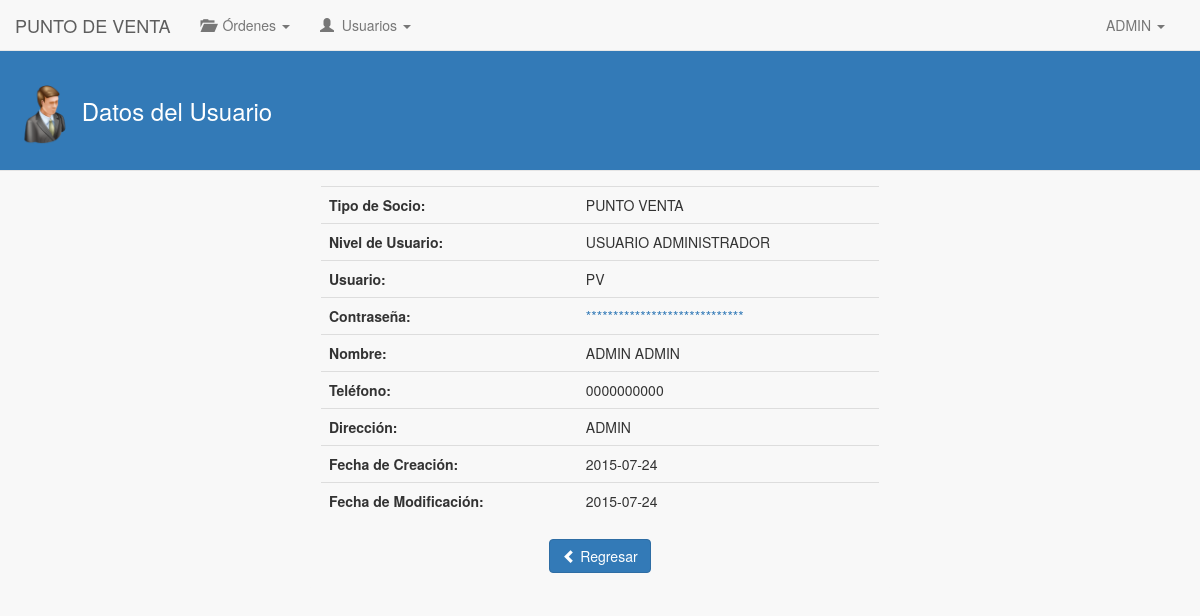
The page /puntoVenta/datosUsuario/index.php (signed in) on the database as committed earlier.
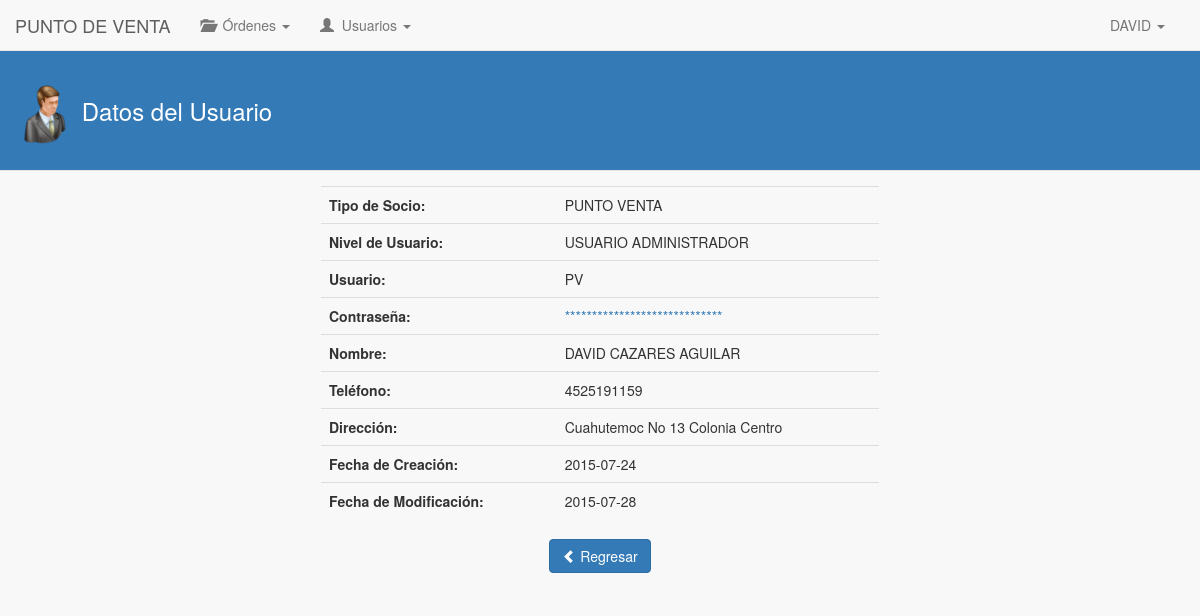
The same page on the database as committed later.
### tables this page shows
CREATE TABLE IF NOT EXISTS `usuario_punto_venta` (
  `id_usuario_pv` int(11) NOT NULL AUTO_INCREMENT,
  `nombre_usuario_pv` varchar(45) NOT NULL,
  `apellidos_usuario_pv` varchar(45) NOT NULL,
  `telefono_usuario_pv` varchar(45) NOT NULL,
  `direccion_usuario_pv` varchar(45) NOT NULL,
  `id_usuario_fk` int(11) NOT NULL,
  `id_punto_venta_fk` int(11) NOT NULL,
  PRIMARY KEY (`id_usuario_pv`),
  KEY `id_usuario_fk_idx` (`id_usuario_fk`),
  KEY `id_usuario_punto_venta_idx` (`id_punto_venta_fk`)
);

CREATE TABLE IF NOT EXISTS `usuarios` (
  `id_usuario` int(11) NOT NULL AUTO_INCREMENT,
  `nombre_usuario` varchar(100) NOT NULL,
  `contrasena_usuario` varchar(45) NOT NULL,
  `tipo_socio_usuario` int(11) NOT NULL,
  `nivel_autorizacion_usuario` int(11) NOT NULL,
  `fecha_creacion_usuario` date NOT NULL,
  `fecha_modificacion_usuario` date NOT NULL,
  `estado_usuario` int(11) NOT NULL,
  PRIMARY KEY (`id_usuario`),
  UNIQUE KEY `nombre_usuario` (`nombre_usuario`)
);

### puntoVenta/datosUsuario/index.php (the view, shortened to what this page needs)
<!DOCTYPE html>
<html>
	<head>
		<link rel="stylesheet" type="text/css" href="../../lib/bootstrap-3.3.5/css/bootstrap.min.css">
		<link rel="stylesheet" type="text/css" href="../../css/estilos.css">
	</head>
	<body>
		<?php
			include('../mod/navbar.php');
		?>
		<div class="contenido-general">
			<div class="modal-header">
        		<h3 class="titulo-header">
        			<img class="img-header" src="../../img/login.png"> Datos del Usuario
        		</h3>
      		</div>
			<div class="contenido-general-2">
				<div class="div-contenedor-form">
					<form class="form-horizontal" role="form" method="post" action="../mod/editar_usuario.php">
			      		<div>
			      			<?php
			      				$consulta = "SELECT usudist.nombre_usuario_pv, usudist.apellidos_usuario_pv, usus.nivel_autorizacion_usuario, usus.fecha_creacion_usuario, usus.fecha_modificacion_usuario, usudist.direccion_usuario_pv, usudist.telefono_usuario_pv FROM usuarios AS usus, usuario_punto_venta AS usudist WHERE usudist.id_usuario_fk = usus.id_usuario AND usus.id_usuario = ".$_SESSION['id_usuario'];
			      				$resultado = mysql_query($consulta);
			      				$row = mysql_fetch_array($resultado);
			      			?>
					      	<div class="modal-body">
					      		<table class="table">
					      			<tbody>
					      				<tr>
					      					<td><strong>Tipo de Socio:</strong></td>
					      					<td>PUNTO VENTA</td>
					      				</tr>
					      				<tr>
					      					<td><strong>Nivel de Usuario:</strong></td>
					      					<td>
					      						<?php
					      							if($row['nivel_autorizacion_usuario'] == 1)
					      								echo "USUARIO ADMINISTRADOR";
					      							else
					      								echo "USUARIO NORMAL";
					      						?>
					      					</td>
					      				</tr>
					      				<tr>
					      					<td><strong>Usuario:</strong></td>
					      					<td><?php echo $_SESSION['nombre_usuario']; ?> </td>
					      				</tr>
					      				<tr>
					      					<td><strong>Contraseña:</strong></td>
					      					<td><a href="../contrasena/">*****************************</a></td>
					      				</tr>
					      				<tr>
					      					<td><strong>Nombre:</strong></td>
					      					<td><?php echo $row['nombre_usuario_pv']." ".$row['apellidos_usuario_pv']; ?></td>
					      				</tr>
					      				<tr>
					      					<td><strong>Teléfono:</strong></td>
					      					<td><?php echo $row['telefono_usuario_pv']; ?></td>
					      				</tr>
					      				<tr>
					      					<td><strong>Dirección:</strong></td>
					      					<td><?php echo $row['direccion_usuario_pv']; ?></td>
					      				</tr>
					      				<tr>
					      					<td><strong>Fecha de Creación:</strong></td>
					      					<td><?php echo $row['fecha_creacion_usuario']; ?></td>
					      				</tr>
					      				<tr>
					      					<td><strong>Fecha de Modificación:</strong></td>
					      					<td><?php echo $row['fecha_modificacion_usuario']; ?></td>
					      				</tr>
					      			</tbody>
					      		</table>
					      		<center>
					      			<a href="../" class="btn btn-primary"><i class="glyphicon glyphicon-chevron-left"></i> Regresar</a>
					      		</center>
					      	</div>
					    </div>
			      	</form>
				</div>
			</div>
		</div>
	</body>
</html>

### puntoVenta/mod/navbar.php (shortened to what this page needs)
<?php
	$consulta = "SELECT nombre_usuario_pv FROM usuario_punto_venta WHERE id_usuario_fk = ".$_SESSION['id_usuario'];
	$resultado = mysql_query($consulta);
	$row = mysql_fetch_array($resultado);
	$nombreUsuario = $row['nombre_usuario_pv'];
?>
<nav class="navbar navbar-default navbar-fixed-top" role="navigation">
	<div class="container-fluid">
		<div class="navbar-header">
			<a href="../" class="navbar-brand">PUNTO DE VENTA</a>
		</div>
	  	<div class="collapse navbar-collapse" id="navbar-collapse-01">
	  		<ul class="nav navbar-nav">
				<li class="dropdown">
						<a href="#" class="dropdown-toggle" data-toggle="dropdown" role="button" aria-expanded="false"><span class="glyphicon glyphicon-folder-open"></span> &nbsp;Órdenes <span class="caret"></span></a>
				</li>
				<?php
					if($_SESSION['nivel_socio'] == 1){ ?>
						<li class="dropdown">
	  						<a href="#" class="dropdown-toggle" data-toggle="dropdown" role="button" aria-expanded="false"><span class="glyphicon glyphicon-user"></span> &nbsp;Usuarios <span class="caret"></span></a>
						</li>
					<?php }
				?>
	    	</ul>
	    	<ul class="nav navbar-nav navbar-right">
		        <li class="dropdown">
		          	<a href="#" class="dropdown-toggle" data-toggle="dropdown" role="button" aria-expanded="false"><span class="fui-user"></span> &nbsp;<?php echo $nombreUsuario; ?> <span class="caret"></span></a>
		        </li>
		    </ul>
	  	</div>
	</div>
</nav>

Rows that differ between the two databases and show on the page:
changed usuario_punto_venta: nombre_usuario_pv "ADMIN" → "DAVID"; apellidos_usuario_pv "ADMIN" → "CAZARES AGUILAR"; telefono_usuario_pv "0000000000" → "4525191159"; direccion_usuario_pv "ADMIN" → "Cuahutemoc No 13 Colonia Centro"; id_usuario_fk.fecha_modificacion_usuario "2015-07-24" → "2015-07-28"
